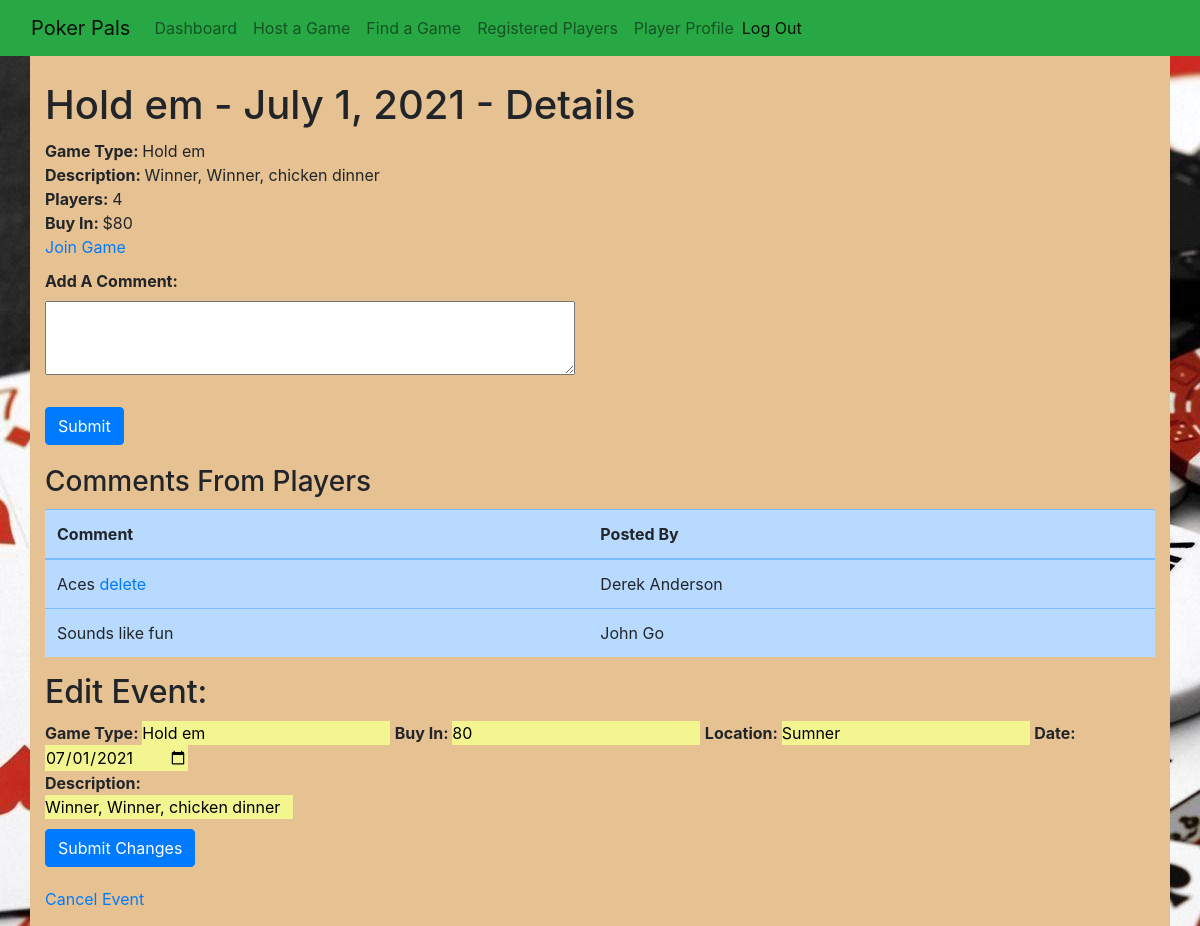
/event/1 (signed in), run on the app's committed database.
### poker_app/models.py (models this page shows, shortened)
class Game(models.Model):
    game_type = models.CharField(max_length=255)
    buy_in = models.CharField(max_length=45)
    location = models.CharField(max_length=255)
    date = models.DateField()
    host = models.ForeignKey(User, related_name='host', on_delete=models.CASCADE)
    poker_players = models.ManyToManyField(User, related_name='poker_players')
    description = models.TextField()
    created_at = models.DateTimeField(auto_now_add=True)
    updated_at = models.DateTimeField(auto_now=True)
    def dateview(self):
        return '{}'.format(self.date)
    objects = EventManager()

class Comment(models.Model):
    comment = models.CharField(max_length=255)
    poster = models.ForeignKey(User, related_name='user_comments', on_delete=models.CASCADE)
    game_message = models.ForeignKey(Game, related_name="game_comments", on_delete=models.CASCADE)

class User(models.Model):
    first_name = models.CharField(max_length=45)
    last_name = models.CharField(max_length=45)
    birthdate = models.DateField()
    email = models.EmailField(unique=True)
    password = models.CharField(max_length=255)
    created_at = models.DateTimeField(auto_now_add=True)
    updated_at = models.DateTimeField(auto_now=True)
    objects = LoginManager()
    @property
    def full_name(self):
        return '{} {}'.format(self.first_name, self.last_name)

### poker_app/views.py (the view)
# urls.py: path('event/<int:game_id>', views.event),
def event(request, game_id):
    if 'user_id' not in request.session:
        messages.error(request, "You must be logged in to view this page!")
        return redirect('/')
    game = Game.objects.get(id=game_id)
    context = {
        'game': game,
        'games': Game.objects.all(),
        'comments': Comment.objects.all(),
        'users': User.objects.all(),
    }
    return render(request, 'event.html', context)

### poker_app/templates/event.html (shortened to what this page needs)
<!DOCTYPE html>
<html lang="en">
    <head>
        <link
            href="https://stackpath.bootstrapcdn.com/bootstrap/4.5.0/css/bootstrap.min.css"
            rel="stylesheet"
        />
        {% load static %}
        <link rel="stylesheet" href="{% static 'css/style.css' %}" />
    </head>
    <body>
        <nav class="navbar navbar-expand-lg navbar-light bg-success">
            <div class="container-fluid">
                <a class="navbar-brand" href="/dashboard">Poker Pals</a>
                <div class="collapse navbar-collapse" id="navbarSupportedContent">
                    <ul class="navbar-nav me-auto mb-2 mb-lg-0">
                        <li class="nav-item">
                            <a class="nav-link" aria-current="page" href="/dashboard">Dashboard</a>
                        </li>
                        <li class="nav-item">
                            <a class="nav-link" aria-current="page" href="/host">Host a Game</a>
                        </li>
                        <li class="nav-item">
                            <a class="nav-link" href="/events">Find a Game</a>
                        </li>
                        <li class="nav-item">
                            <a class="nav-link" aria-current="page" href="/players">Registered Players</a>
                        </li>
                        <li class="nav-item">
                            <a class="nav-link" aria-current="page" href="/profile">Player Profile</a>
                        </li>
                    </ul>
                    <span class="navbar-text">
                        <a href="/logout">Log Out</a>
                    </span>
                </div>
            </div>
        </nav>
        <div class="container">
            <div class="row">
                <div class="col-sm">
                    <h1>{{ game.game_type }} - {{ game.date }} - Details</h1>
                    <p><strong>Game Type: </strong> {{ game.game_type }}</p>
                    <p><strong>Description: </strong> {{ game.description }}</p>
                    <p><strong>Players: </strong> {{ game.poker_players.count }}</p>
                    <p><strong>Buy In: </strong> ${{ game.buy_in }}</p>
                    <a href="/join/{{game.id}}">Join Game</a>
                    <div>
                        <form action="/comment/{{ game.id }}" method="post">
                            <div class="form-group">
                                <label for="comment"><strong>Add A Comment:</strong></label>
                                <div>
                                    <textarea name="comment" id="comment" cols="50" rows="3"></textarea>
                                </div>
                            </div>
                            <button class="btn btn-primary">Submit</button>
                        </form>
                    </div>
                    <div>
                        <h3>Comments From Players</h3>
                        <div>
                            <table class="table table-primary">
                                <thead>
                                    <tr>
                                        <th>Comment</th>
                                        <th>Posted By</th>
                                    </tr>
                                </thead>
                                <tbody>
                                    {% for comment in comments %}{% if game.id == comment.game_message.id %}
                                    <tr>
                                        <td>
                                            {{ comment.comment }} {% if request.session.user_id == comment.poster.id %}
                                            <a href="/delete_comment/{{comment.id}}">delete</a>
                                            {% endif %}
                                        </td>
                                        <td>{{ comment.poster.full_name }}</td>
                                    </tr>
                                    {% endif %}{% endfor %}
                                </tbody>
                            </table>
                        </div>
                    </div>
                    {% if request.session.user_id == game.host.id %}
                    <h2>Edit Event:</h2>
                    <form action="/event/edit/{{game.id}}" method="POST">
                        {% csrf_token %} <strong>Game Type: </strong><input type="text" name="game_type" value="{{game.game_type}}" />
                        <strong>Buy In: </strong>
                        <input type="text" name="buy_in" value="{{game.buy_in}}" />
                        <strong>Location: </strong><input type="text" name="location" value="{{game.location}}" /> <strong>Date: </strong
                        ><input type="date" name="date" value="{{game.dateview}}" />
                        <div>
                            <strong>Description: </strong>
                        </div>
                        <input type="textarea" name="description" value="{{game.description}}" />
                        <div>
                            <button class="btn btn-primary">Submit Changes</button>
                        </div>
                    </form>
                    <a href="/delete/{{game.id}}">Cancel Event</a>
                    {% endif %}
                </div>
            </div>
        </div>
    </body>
</html>

### poker_app/static/css/style.css (style rules this page uses)
* { margin: 0px; padding: 0px; }
body, div, dl, dt, dd, ul, ol, li, h1, h2, h3, h4, h5, h6, pre, form, fieldset, input, p, blockquote, table, th, td, embed, object { padding: 0; margin: 0; border: 0; }
html { margin: 0; min-height: 100%; }
body { margin: 0; min-height: 100%; background-image: url(/static/images/poker.jpg); }
.container { background-color: rgb(230, 193, 145); padding: 15px; }
h1, h2 { margin: 10px 0px 10px 0px; }
table { margin-top: 10px; }
form { margin: 10px 0px 10px 0px; }
button { margin: 10px 0px 10px 0px; }
input { background-color: rgb(243, 245, 145); }

### data on the page
Game: game_type "Hold em", date "July 1, 2021", description "Winner, Winner, chicken dinner", poker_players.count "4", buy_in "80", location "Sumner", date "07/01/2021"
Comment: comment "Aces", poster.full_name "Derek Anderson"
Comment: comment "Sounds like fun", poster.full_name "John Go"
